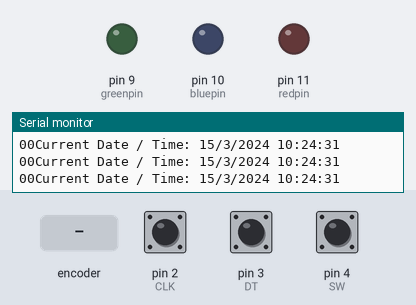
The sketch below on a simulated Arduino Uno, built with avr-gcc and run on an emulated ATmega328P. Parts: output pins drawn as LEDs (lit = HIGH), the last lines printed to the serial monitor. Inputs (shaded band) come from the test bench; at power-on: pin 2 (CLK) HIGH, pin 3 (DT) HIGH, pin 4 (SW) HIGH. The local clock reads 2024-03-15 10:24:30 at power-on unless the sketch sets it.

Above: at 1.2 s.
1.3 s: rotary encoder on pin 2 (CLK) / pin 3 (DT) turned 3 steps (first pin leading)
At 2.7 s:
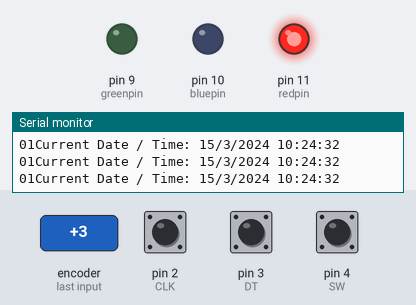
3.4 s: rotary encoder on pin 2 (CLK) / pin 3 (DT) turned 2 steps (second pin leading)
At 3.61 s:
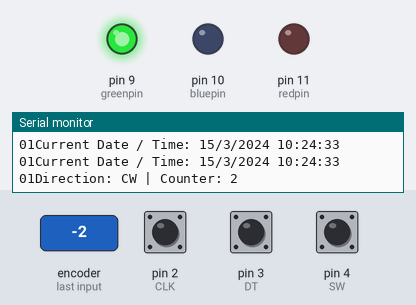
At 5.0 s:
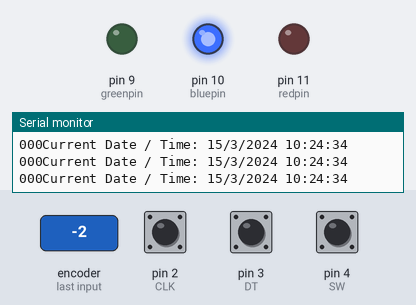
Timing chart, 0 to 6.5 s (numbered marks = the images above; inputs shaded):
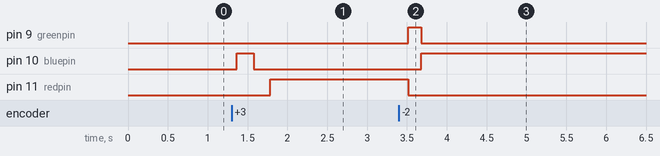

The sketch:

PoolPumpTimer.ino
```cpp
#include <virtuabotixRTC.h>

#include <virtuabotixRTC.h>

// Rotary Encoder Inputs
#define CLK 2
#define DT 3
#define SW 4

int counter = 0;
int currentStateCLK;
int lastStateCLK;
// LED
int redpin = 11; //select the pin for the red LED
int bluepin = 10; // select the pin for the  blue LED
int greenpin = 9; // select the pin for the green LED
int val = 255;
int rotaryPosition = 1;

int firstStartTimeHour = 19;
int firstStartTimeMinute = 54;
int firstEndTimeHour = 19;
int firstEndTimeMinute = 55;

bool isPumpOn = false;
bool isLightOn = false;

//Clock
virtuabotixRTC myRTC(6, 7, 8);

String currentDir = "";
unsigned long lastButtonPress = 0;

void setup() {

  //Clock
  //TODO: Set this to the exact time programatically
  //   myRTC.setDS1302Time(0, 52, 19, 1, 17, 10, 2021);

  // Set encoder pins as inputs
  pinMode(CLK, INPUT);
  pinMode(DT, INPUT);
  pinMode(SW, INPUT_PULLUP);

  //LED
  pinMode(redpin, OUTPUT);
  pinMode(bluepin, OUTPUT);
  pinMode(greenpin, OUTPUT);
  changeLedColor(rotaryPosition);

  // Setup Serial Monitor
  Serial.begin(9600);

  // Read the initial state of CLK
  lastStateCLK = digitalRead(CLK);
}

void loop() {


  //Clock
  myRTC.updateTime();

  Serial.print("Current Date / Time: ");
  Serial.print(myRTC.dayofmonth); //You can switch between day and month if you're using American system
  Serial.print("/");
  Serial.print(myRTC.month);
  Serial.print("/");
  Serial.print(myRTC.year);
  Serial.print(" ");
  Serial.print(myRTC.hours);
  Serial.print(":");
  Serial.print(myRTC.minutes);
  Serial.print(":");
  Serial.println(myRTC.seconds);

  switch (rotaryPosition) {
    case 1:
      handleRotaryPosition1();
      break;
    case 2:
      handleRotaryPosition2();
      break;
    case 3:
      handleRotaryPosition3();
      break;
    case 4:
      handleRotaryPosition4();
      break;
    default:
      break;
  }

  Serial.print(isPumpOn);
  Serial.print(isLightOn);

  // Read the current state of CLK
  currentStateCLK = digitalRead(CLK);

  // If last and current state of CLK are different, then pulse occurred
  // React to only 1 state change to avoid double count
  if (currentStateCLK != lastStateCLK  && currentStateCLK == 1) {

    // If the DT state is different than the CLK state then
    // the encoder is rotating CCW so decrement
    if (digitalRead(DT) != currentStateCLK) {

      if (rotaryPosition == 1) {
        rotaryPosition = 4;
      } else {
        rotaryPosition --;
      }

      counter --;
      currentDir = "CCW";
    } else {

      if (rotaryPosition == 4) {
        rotaryPosition = 1;
      } else {
        rotaryPosition ++;
      }

      // Encoder is rotating CW so increment
      counter ++;
      currentDir = "CW";
    }

    changeLedColor(rotaryPosition);

    Serial.print("Direction: ");
    Serial.print(currentDir);
    Serial.print(" | Counter: ");
    Serial.println(counter);
  }

  // Remember last CLK state
  lastStateCLK = currentStateCLK;

  // Read the button state
  int btnState = digitalRead(SW);

  //If we detect LOW signal, button is pressed
  if (btnState == LOW) {
    //if 50ms have passed since last LOW pulse, it means that the
    //button has been pressed, released and pressed again
    if (millis() - lastButtonPress > 50) {
      Serial.println("Button pressed!");
    }

    // Remember last button press event
    lastButtonPress = millis();
  }

  // Put in a slight delay to help debounce the reading
  delay(1);
}

//Functions

int changeLedColor(int color) {
  switch (color) {
    case 1:
      analogWrite(11, 0);
      analogWrite(10, 0);
      analogWrite(9, 0);
      break;
    case 2:
      analogWrite(11, 255);
      analogWrite(10, 0);
      analogWrite(9, 0);
      break;
    case 3:
      analogWrite(11, 0);
      analogWrite(10, 0);
      analogWrite(9, 255);
      break;
    case 4:
      analogWrite(11, 0);
      analogWrite(10, 255);
      analogWrite(9, 0);
      break;
    default:
      analogWrite(11, 0);
      analogWrite(10, 0);
      analogWrite(9, 0);
      break;
  }
}

int checkIfPumpShouldRun(int startTimeHour, int startTimeMinute, int endTimeHour, int endTimeMinute) {

  int currentTime = (myRTC.hours * 60) + myRTC.minutes;
  int startTime = (startTimeHour * 60) + startTimeMinute;
  int endTime = (endTimeHour * 60) + endTimeMinute;

  boolean shouldPumpRun;

  if (endTime > startTime) {
    shouldPumpRun = (currentTime >= startTime && currentTime < endTime);
  } else {
    shouldPumpRun = (currentTime >= startTime || currentTime < endTime);
  }

  Serial.print(shouldPumpRun);

  return shouldPumpRun;

}

int getCurrentTime() {
  //TODO
}

void handleRotaryPosition1() {
  isPumpOn = false;
  isLightOn = false;
}

void handleRotaryPosition2() {
  isPumpOn = false;
  isLightOn = true;
}

void handleRotaryPosition3() {
  isPumpOn = true;
  isLightOn = true;
}

void handleRotaryPosition4() {
  boolean shouldPumpRun = checkIfPumpShouldRun(firstStartTimeHour, firstStartTimeMinute, firstEndTimeHour, firstEndTimeMinute);
  if (shouldPumpRun != isPumpOn) {
    isPumpOn = shouldPumpRun;
    isLightOn = shouldPumpRun;
  }
}
```

Measured:
- after the input at 1.3 s, pin 10 (bluepin): LOW → HIGH after 0.07 s, → LOW 0.21 s later; pin 11 (redpin): LOW → HIGH after 0.49 s
- after the input at 3.4 s, pin 9 (greenpin): LOW → HIGH after 0.12 s, → LOW 0.16 s later; pin 10 (bluepin): LOW → HIGH after 0.28 s; pin 11 (redpin): HIGH → LOW after 0.12 s
